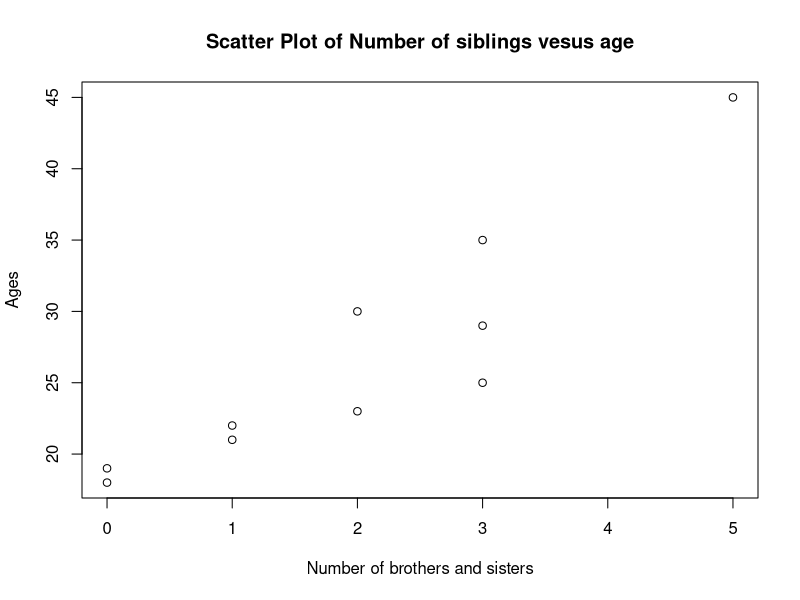
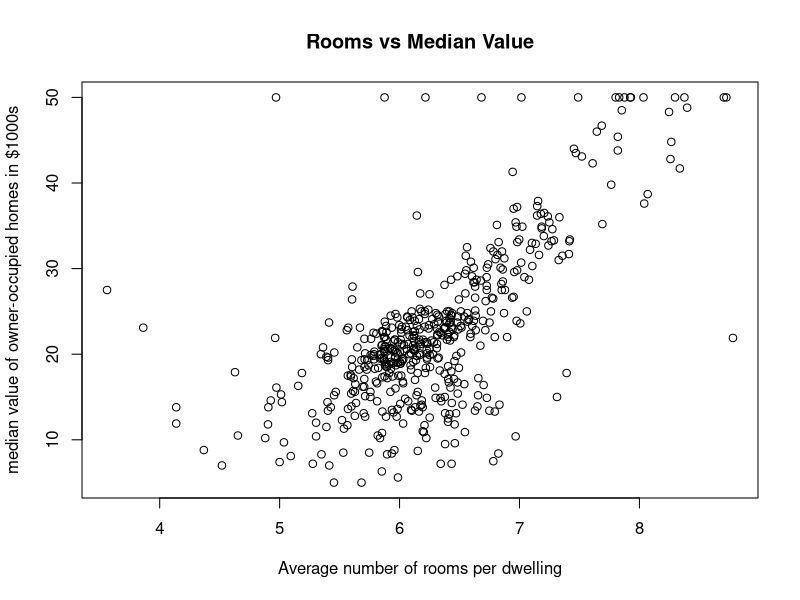
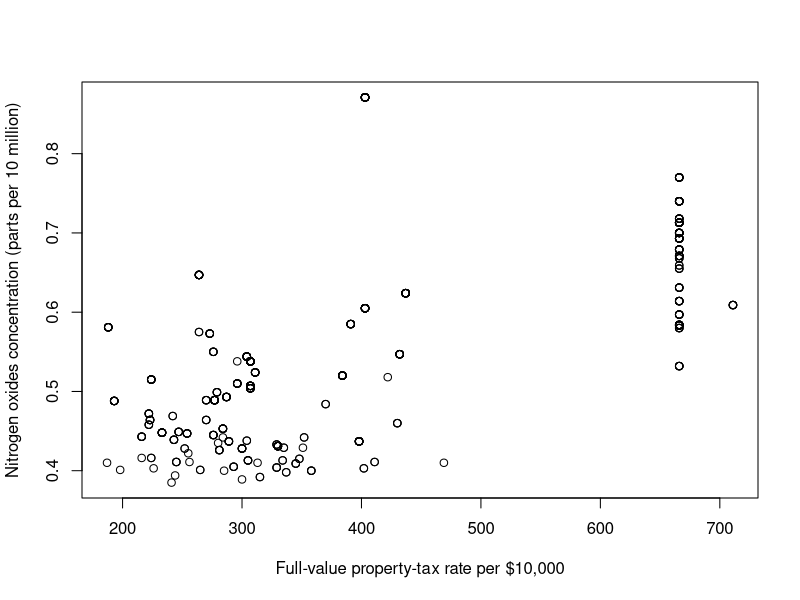
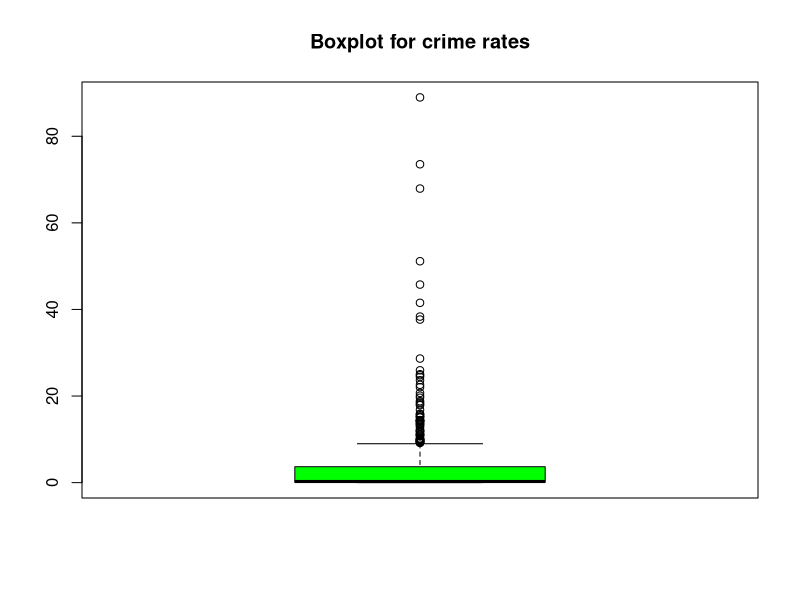
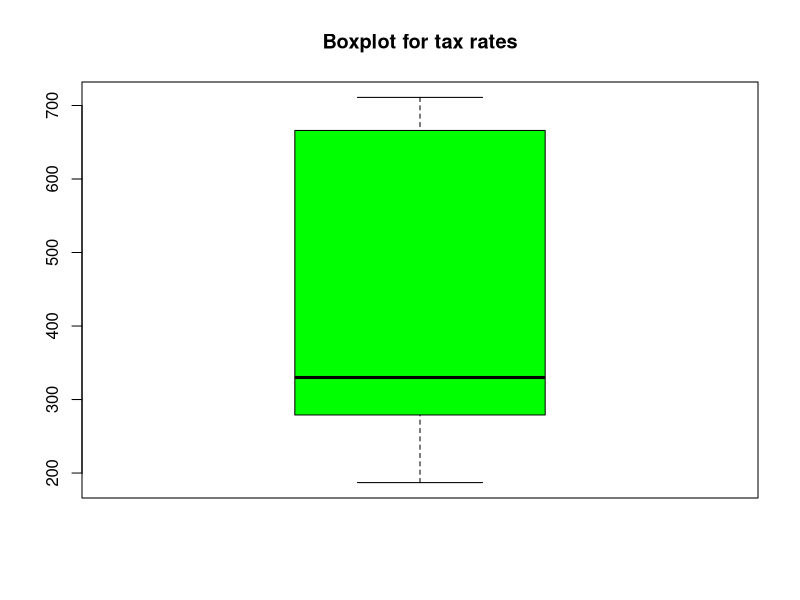
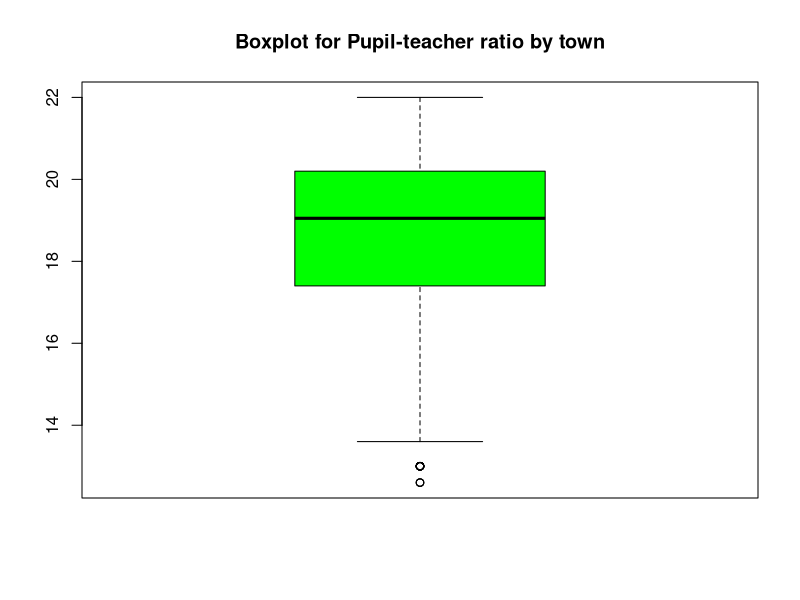

R code for these plots, in order:
## ---- chunk 1
knitr::opts_chunk$set(echo = TRUE)
## ---- chunk 2
n = 10
x = c(2, 3, 0, 5, 2, 1, 1, 0, 3, 3)
## ---- chunk 3
mean(x)
## ---- chunk 4
median(x)
## ---- chunk 5
names(sort(-table(x)))[1]
## ---- chunk 6
var(x)
## ---- chunk 7
sd(x)
## ---- chunk 8
y = c(23, 25, 18, 45, 30, 21, 22, 19, 29, 35)
plot(x,y, xlab="Number of brothers and sisters", ylab="Ages", main="Scatter Plot of Number of siblings vesus age")
## ---- chunk 9
cov(x,y)
## ---- chunk 10
cor(x,y)
## ---- chunk 11
library(MASS)

## ---- chunk 12
nrow(Boston)
ncol(Boston)
## ---- chunk 13
names(Boston)
## ---- chunk 14
plot(Boston$rm , Boston$medv, xlab="Average number of rooms per dwelling", ylab="median value of owner-occupied homes in $1000s", main = "Rooms vs Median Value")

cor(Boston$rm , Boston$medv, )
## ---- chunk 15
plot(Boston$tax , Boston$nox, xlab="Full-value property-tax rate per $10,000", ylab="Nitrogen oxides concentration (parts per 10 million)" )

 cor(Boston$tax , Boston$nox, )
## ---- chunk 16
table(cor(Boston$crim,Boston))
## ---- chunk 17
sort(cor(Boston$crim,Boston),decreasing = TRUE)
## ---- chunk 18
sort(cor(Boston$crim,Boston),decreasing = TRUE)[2]
## ---- chunk 19
boxplot(Boston$crim,col=c("green"), names=c("Crime Boxplot"), main="Boxplot for crime rates")
## ---- chunk 20
boxplot(Boston$tax,col=c("green"), names=c("Tax Boxplot"), main="Boxplot for tax rates")
## ---- chunk 21
boxplot(Boston$ptratio,col=c("green"), names=c("Pupil-teacher ratio by town"), main="Boxplot for Pupil-teacher ratio by town")
## ---- chunk 22
sum(Boston$chas)
## ---- chunk 23

